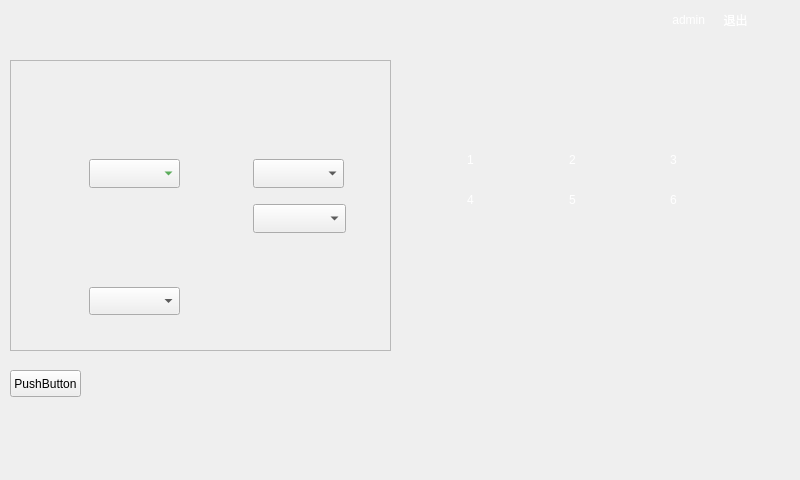
<?xml version="1.0" encoding="UTF-8"?>
<ui version="4.0">
 <class>CheckShow</class>
 <widget class="QDialog" name="CheckShow">
  <property name="geometry">
   <rect>
    <x>0</x>
    <y>0</y>
    <width>800</width>
    <height>480</height>
   </rect>
  </property>
  <property name="windowTitle">
   <string>Dialog</string>
  </property>
  <property name="layoutDirection">
   <enum>Qt::LeftToRight</enum>
  </property>
  <property name="styleSheet">
   <string notr="true">QDialog[objectName=&quot;CheckShow&quot;]
{
background-image: url(:/ui/ui_new/bg_Frame.jpg);
background-color:transparent;
}</string>
  </property>
  <widget class="QPushButton" name="pushButton_Out">
   <property name="geometry">
    <rect>
     <x>91</x>
     <y>350</y>
     <width>141</width>
     <height>65</height>
    </rect>
   </property>
   <property name="styleSheet">
    <string notr="true">
QPushButton {

font-size:20px bold;
	background-image: url(:/ui/Test_changed/Out1.png);
color:white;
border-radius:20px;
}


QPushButton:pressed{

font-size:20px bold;
	background-image: url(:/ui/Test_changed/Out_Pressed1.png);

border-radius:20px;
}

</string>
   </property>
   <property name="text">
    <string/>
   </property>
  </widget>
  <widget class="QLabel" name="label_CurrentVersion">
   <property name="geometry">
    <rect>
     <x>670</x>
     <y>90</y>
     <width>121</width>
     <height>17</height>
    </rect>
   </property>
   <property name="styleSheet">
    <string notr="true">color: rgb(255, 0, 0);
background:transparent;
</string>
   </property>
   <property name="text">
    <string/>
   </property>
  </widget>
  <widget class="QPushButton" name="pushButton_Test">
   <property name="geometry">
    <rect>
     <x>245</x>
     <y>349</y>
     <width>144</width>
     <height>68</height>
    </rect>
   </property>
   <property name="styleSheet">
    <string notr="true">
QPushButton {

font-size:20px bold;
	background-image: url(:/ui/Test_changed/Test1.png);
color:white;
border-radius:20px;
}


QPushButton:pressed{

font-size:20px bold;
	background-image: url(:/ui/Test_changed/Test_Pressed1.png);
color:black;
border-radius:20px;
}
</string>
   </property>
   <property name="text">
    <string/>
   </property>
  </widget>
  <widget class="QLabel" name="label_2">
   <property name="geometry">
    <rect>
     <x>433</x>
     <y>70</y>
     <width>181</width>
     <height>41</height>
    </rect>
   </property>
   <property name="styleSheet">
    <string notr="true">background-image: url(:/showCut/ui/show_cut/show_data.png);



</string>
   </property>
   <property name="text">
    <string/>
   </property>
  </widget>
  <widget class="QPushButton" name="pushButton_save">
   <property name="geometry">
    <rect>
     <x>397</x>
     <y>351</y>
     <width>145</width>
     <height>66</height>
    </rect>
   </property>
   <property name="styleSheet">
    <string notr="true">
QPushButton {


	background-image: url(:/showCut/ui/show_cut/show_save.png);
border-radius:20px;
}


QPushButton:pressed{

	background-image: url(:/showCut/ui/show_cut/show_save_Select.png);
border-radius:20px;
}

</string>
   </property>
   <property name="text">
    <string/>
   </property>
  </widget>
  <widget class="QPushButton" name="pushButton_print">
   <property name="geometry">
    <rect>
     <x>562</x>
     <y>349</y>
     <width>145</width>
     <height>68</height>
    </rect>
   </property>
   <property name="styleSheet">
    <string notr="true">
QPushButton {

font-size:20px bold;
	background-image: url(:/showCut/ui/show_cut/show_print.png);

border-radius:20px;
}


QPushButton:pressed{

font-size:20px bold;
	background-image: url(:/showCut/ui/show_cut/show_print_select.png);

border-radius:20px;
}

</string>
   </property>
   <property name="text">
    <string/>
   </property>
  </widget>
  <widget class="QLabel" name="label_3">
   <property name="geometry">
    <rect>
     <x>608</x>
     <y>71</y>
     <width>181</width>
     <height>41</height>
    </rect>
   </property>
   <property name="styleSheet">
    <string notr="true">QLabel{
	background-image: url(:/showCut/ui/show_cut/show_Result.png);
font-size:30px bold;

border-radius:20px;
}
</string>
   </property>
   <property name="text">
    <string/>
   </property>
  </widget>
  <widget class="QLabel" name="label_6">
   <property name="geometry">
    <rect>
     <x>0</x>
     <y>0</y>
     <width>801</width>
     <height>54</height>
    </rect>
   </property>
   <property name="styleSheet">
    <string notr="true">background-image: url(:/ui/ui_new/Up_Frame.jpg);</string>
   </property>
   <property name="text">
    <string/>
   </property>
  </widget>
  <widget class="QLabel" name="label">
   <property name="geometry">
    <rect>
     <x>0</x>
     <y>407</y>
     <width>821</width>
     <height>73</height>
    </rect>
   </property>
   <property name="styleSheet">
    <string notr="true">background-image: url(:/ui/Test_Cut/Test_Copyright.png);</string>
   </property>
   <property name="text">
    <string/>
   </property>
  </widget>
  <widget class="QPushButton" name="pushButton_Exit">
   <property name="geometry">
    <rect>
     <x>704</x>
     <y>414</y>
     <width>91</width>
     <height>61</height>
    </rect>
   </property>
   <property name="styleSheet">
    <string notr="true">
QPushButton {
	background-image: url(:/ui/Test_Cut/Test_Back.png);
font-size:30px bold;

border-radius:20px;
}


QPushButton:pressed{

font-size:30px bold;
	background-image: url(:/ui/Test_Cut/Test_Back_Pressed.png);
border-radius:20px;
}
</string>
   </property>
   <property name="text">
    <string/>
   </property>
  </widget>
  <widget class="QLabel" name="label_date">
   <property name="geometry">
    <rect>
     <x>90</x>
     <y>10</y>
     <width>111</width>
     <height>17</height>
    </rect>
   </property>
   <property name="styleSheet">
    <string notr="true">background:transparent;
color:white;</string>
   </property>
   <property name="text">
    <string/>
   </property>
  </widget>
  <widget class="QLabel" name="label_Time">
   <property name="geometry">
    <rect>
     <x>90</x>
     <y>30</y>
     <width>141</width>
     <height>17</height>
    </rect>
   </property>
   <property name="styleSheet">
    <string notr="true">background:transparent;
color:white;</string>
   </property>
   <property name="text">
    <string/>
   </property>
  </widget>
  <widget class="QFrame" name="frame">
   <property name="geometry">
    <rect>
     <x>10</x>
     <y>60</y>
     <width>381</width>
     <height>291</height>
    </rect>
   </property>
   <property name="styleSheet">
    <string notr="true">QFrame[objectName=&quot;frame&quot;]
{
background:transparent;
	background-image: url(:/showCut/ui/show_cut/Show_input_bg.png);
border:none;
}</string>
   </property>
   <property name="frameShape">
    <enum>QFrame::StyledPanel</enum>
   </property>
   <property name="frameShadow">
    <enum>QFrame::Raised</enum>
   </property>
   <widget class="QLabel" name="label_4">
    <property name="geometry">
     <rect>
      <x>27</x>
      <y>95</y>
      <width>141</width>
      <height>41</height>
     </rect>
    </property>
    <property name="styleSheet">
     <string notr="true">background-image: url(:/ui/Input/type.png);</string>
    </property>
    <property name="text">
     <string/>
    </property>
   </widget>
   <widget class="QComboBox" name="comboBox_Type">
    <property name="geometry">
     <rect>
      <x>79</x>
      <y>99</y>
      <width>91</width>
      <height>29</height>
     </rect>
    </property>
    <property name="styleSheet">
     <string notr="true">
color:green;</string>
    </property>
   </widget>
   <widget class="QLabel" name="label_7">
    <property name="geometry">
     <rect>
      <x>27</x>
      <y>182</y>
      <width>151</width>
      <height>41</height>
     </rect>
    </property>
    <property name="styleSheet">
     <string notr="true">background-image: url(:/ui/Input/name.png);</string>
    </property>
    <property name="text">
     <string/>
    </property>
   </widget>
   <widget class="QLabel" name="label_5">
    <property name="geometry">
     <rect>
      <x>27</x>
      <y>140</y>
      <width>151</width>
      <height>41</height>
     </rect>
    </property>
    <property name="styleSheet">
     <string notr="true">background-image: url(:/ui/Input/id.png);</string>
    </property>
    <property name="text">
     <string/>
    </property>
   </widget>
   <widget class="QLabel" name="label_8">
    <property name="geometry">
     <rect>
      <x>191</x>
      <y>181</y>
      <width>151</width>
      <height>39</height>
     </rect>
    </property>
    <property name="styleSheet">
     <string notr="true">background-image: url(:/ui/Input/age.png);</string>
    </property>
    <property name="text">
     <string/>
    </property>
   </widget>
   <widget class="QLabel" name="label_10">
    <property name="geometry">
     <rect>
      <x>191</x>
      <y>96</y>
      <width>141</width>
      <height>35</height>
     </rect>
    </property>
    <property name="styleSheet">
     <string notr="true">background-image: url(:/ui/Input/gender.png);</string>
    </property>
    <property name="text">
     <string/>
    </property>
   </widget>
   <widget class="QComboBox" name="comboBox_Gender">
    <property name="geometry">
     <rect>
      <x>243</x>
      <y>99</y>
      <width>91</width>
      <height>29</height>
     </rect>
    </property>
    <property name="styleSheet">
     <string notr="true"/>
    </property>
   </widget>
   <widget class="QLabel" name="label_11">
    <property name="geometry">
     <rect>
      <x>191</x>
      <y>140</y>
      <width>151</width>
      <height>36</height>
     </rect>
    </property>
    <property name="styleSheet">
     <string notr="true">background-image: url(:/ui/Input/bach.png);</string>
    </property>
    <property name="text">
     <string/>
    </property>
   </widget>
   <widget class="QLabel" name="label_operator">
    <property name="geometry">
     <rect>
      <x>248</x>
      <y>232</y>
      <width>61</width>
      <height>21</height>
     </rect>
    </property>
    <property name="styleSheet">
     <string notr="true">background:transparent;
</string>
    </property>
    <property name="text">
     <string/>
    </property>
   </widget>
   <widget class="QLabel" name="label_12">
    <property name="geometry">
     <rect>
      <x>174</x>
      <y>224</y>
      <width>171</width>
      <height>41</height>
     </rect>
    </property>
    <property name="styleSheet">
     <string notr="true">background-image: url(:/showCut/ui/show_cut/show_operator.png);</string>
    </property>
    <property name="text">
     <string/>
    </property>
   </widget>
   <widget class="QLineEdit" name="lineEdit_ID">
    <property name="geometry">
     <rect>
      <x>81</x>
      <y>145</y>
      <width>71</width>
      <height>24</height>
     </rect>
    </property>
    <property name="styleSheet">
     <string notr="true">background:transparent;
border-radius:10px;
color:green;</string>
    </property>
   </widget>
   <widget class="QLineEdit" name="lineEdit_Name">
    <property name="geometry">
     <rect>
      <x>81</x>
      <y>187</y>
      <width>71</width>
      <height>24</height>
     </rect>
    </property>
    <property name="styleSheet">
     <string notr="true">background:transparent;
border-radius:10px;
color:green;</string>
    </property>
   </widget>
   <widget class="QLineEdit" name="lineEdit_Age">
    <property name="geometry">
     <rect>
      <x>247</x>
      <y>186</y>
      <width>59</width>
      <height>24</height>
     </rect>
    </property>
    <property name="styleSheet">
     <string notr="true">background:transparent;
border-radius:10px;
color:green;</string>
    </property>
   </widget>
   <widget class="QComboBox" name="comboBox_Stripes">
    <property name="geometry">
     <rect>
      <x>79</x>
      <y>227</y>
      <width>91</width>
      <height>28</height>
     </rect>
    </property>
    <property name="styleSheet">
     <string notr="true"/>
    </property>
   </widget>
   <widget class="QLabel" name="label_Stripes">
    <property name="geometry">
     <rect>
      <x>22</x>
      <y>221</y>
      <width>61</width>
      <height>41</height>
     </rect>
    </property>
    <property name="styleSheet">
     <string notr="true">background-image: url(:/ui/strips.png);</string>
    </property>
    <property name="text">
     <string/>
    </property>
   </widget>
   <widget class="QComboBox" name="comboBox_Batch">
    <property name="geometry">
     <rect>
      <x>243</x>
      <y>144</y>
      <width>93</width>
      <height>29</height>
     </rect>
    </property>
   </widget>
   <widget class="QLineEdit" name="lineEdit_operator">
    <property name="geometry">
     <rect>
      <x>250</x>
      <y>230</y>
      <width>81</width>
      <height>24</height>
     </rect>
    </property>
    <property name="styleSheet">
     <string notr="true">background:transparent;
border-radius:10px;
color:green;</string>
    </property>
   </widget>
  </widget>
  <widget class="QLabel" name="Label_UserName">
   <property name="geometry">
    <rect>
     <x>614</x>
     <y>9</y>
     <width>91</width>
     <height>21</height>
    </rect>
   </property>
   <property name="styleSheet">
    <string notr="true">background:transparent;
color:white;

</string>
   </property>
   <property name="text">
    <string>admin</string>
   </property>
   <property name="alignment">
    <set>Qt::AlignRight|Qt::AlignTrailing|Qt::AlignVCenter</set>
   </property>
  </widget>
  <widget class="QPushButton" name="pushButton_LogOut">
   <property name="geometry">
    <rect>
     <x>710</x>
     <y>4</y>
     <width>51</width>
     <height>31</height>
    </rect>
   </property>
   <property name="styleSheet">
    <string notr="true">background:transparent;
border:none;
color:white;

</string>
   </property>
   <property name="text">
    <string>退出</string>
   </property>
  </widget>
  <widget class="QLabel" name="label_data">
   <property name="geometry">
    <rect>
     <x>502</x>
     <y>75</y>
     <width>101</width>
     <height>31</height>
    </rect>
   </property>
   <property name="styleSheet">
    <string notr="true">background:transparent;
color:green;
</string>
   </property>
   <property name="text">
    <string/>
   </property>
  </widget>
  <widget class="QLabel" name="label_value">
   <property name="geometry">
    <rect>
     <x>680</x>
     <y>75</y>
     <width>101</width>
     <height>31</height>
    </rect>
   </property>
   <property name="styleSheet">
    <string notr="true">background:transparent;
color:green;
</string>
   </property>
   <property name="text">
    <string/>
   </property>
  </widget>
  <widget class="QLabel" name="Label_SoftWareVersioin">
   <property name="enabled">
    <bool>true</bool>
   </property>
   <property name="geometry">
    <rect>
     <x>686</x>
     <y>30</y>
     <width>91</width>
     <height>21</height>
    </rect>
   </property>
   <property name="styleSheet">
    <string notr="true">background:transparent;
color:white;

</string>
   </property>
   <property name="text">
    <string/>
   </property>
  </widget>
  <widget class="QLabel" name="label_Height1">
   <property name="geometry">
    <rect>
     <x>467</x>
     <y>151</y>
     <width>71</width>
     <height>17</height>
    </rect>
   </property>
   <property name="styleSheet">
    <string notr="true">background:transparent;
color:white;

</string>
   </property>
   <property name="text">
    <string>1</string>
   </property>
  </widget>
  <widget class="QLabel" name="label_Height2">
   <property name="geometry">
    <rect>
     <x>569</x>
     <y>151</y>
     <width>91</width>
     <height>17</height>
    </rect>
   </property>
   <property name="styleSheet">
    <string notr="true">background:transparent;
color:white;

</string>
   </property>
   <property name="text">
    <string>2</string>
   </property>
  </widget>
  <widget class="QLabel" name="label_Height5">
   <property name="geometry">
    <rect>
     <x>569</x>
     <y>191</y>
     <width>91</width>
     <height>17</height>
    </rect>
   </property>
   <property name="styleSheet">
    <string notr="true">background:transparent;
color:white;

</string>
   </property>
   <property name="text">
    <string>5</string>
   </property>
  </widget>
  <widget class="QLabel" name="label_Height6">
   <property name="geometry">
    <rect>
     <x>670</x>
     <y>191</y>
     <width>91</width>
     <height>17</height>
    </rect>
   </property>
   <property name="styleSheet">
    <string notr="true">background:transparent;
color:white;

</string>
   </property>
   <property name="text">
    <string>6</string>
   </property>
  </widget>
  <widget class="QLabel" name="label_Height3">
   <property name="geometry">
    <rect>
     <x>670</x>
     <y>151</y>
     <width>101</width>
     <height>17</height>
    </rect>
   </property>
   <property name="styleSheet">
    <string notr="true">background:transparent;
color:white;

</string>
   </property>
   <property name="text">
    <string>3</string>
   </property>
  </widget>
  <widget class="QLabel" name="label_Height4">
   <property name="geometry">
    <rect>
     <x>467</x>
     <y>191</y>
     <width>91</width>
     <height>17</height>
    </rect>
   </property>
   <property name="styleSheet">
    <string notr="true">background:transparent;
color:white;

</string>
   </property>
   <property name="text">
    <string>4</string>
   </property>
  </widget>
  <widget class="QLabel" name="Label_direction">
   <property name="geometry">
    <rect>
     <x>530</x>
     <y>20</y>
     <width>71</width>
     <height>21</height>
    </rect>
   </property>
   <property name="styleSheet">
    <string notr="true">background:transparent;
color:red;

</string>
   </property>
   <property name="text">
    <string/>
   </property>
  </widget>
  <widget class="QLabel" name="label_Area2">
   <property name="geometry">
    <rect>
     <x>660</x>
     <y>220</y>
     <width>91</width>
     <height>17</height>
    </rect>
   </property>
   <property name="styleSheet">
    <string notr="true">background:transparent;
color:white;

</string>
   </property>
   <property name="text">
    <string/>
   </property>
  </widget>
  <widget class="QLabel" name="label_Area1">
   <property name="geometry">
    <rect>
     <x>471</x>
     <y>220</y>
     <width>91</width>
     <height>17</height>
    </rect>
   </property>
   <property name="styleSheet">
    <string notr="true">background:transparent;
color:white;

</string>
   </property>
   <property name="text">
    <string/>
   </property>
  </widget>
  <widget class="QPushButton" name="pushButton">
   <property name="geometry">
    <rect>
     <x>10</x>
     <y>370</y>
     <width>71</width>
     <height>27</height>
    </rect>
   </property>
   <property name="text">
    <string>PushButton</string>
   </property>
  </widget>
 </widget>
 <resources/>
 <connections/>
</ui>
